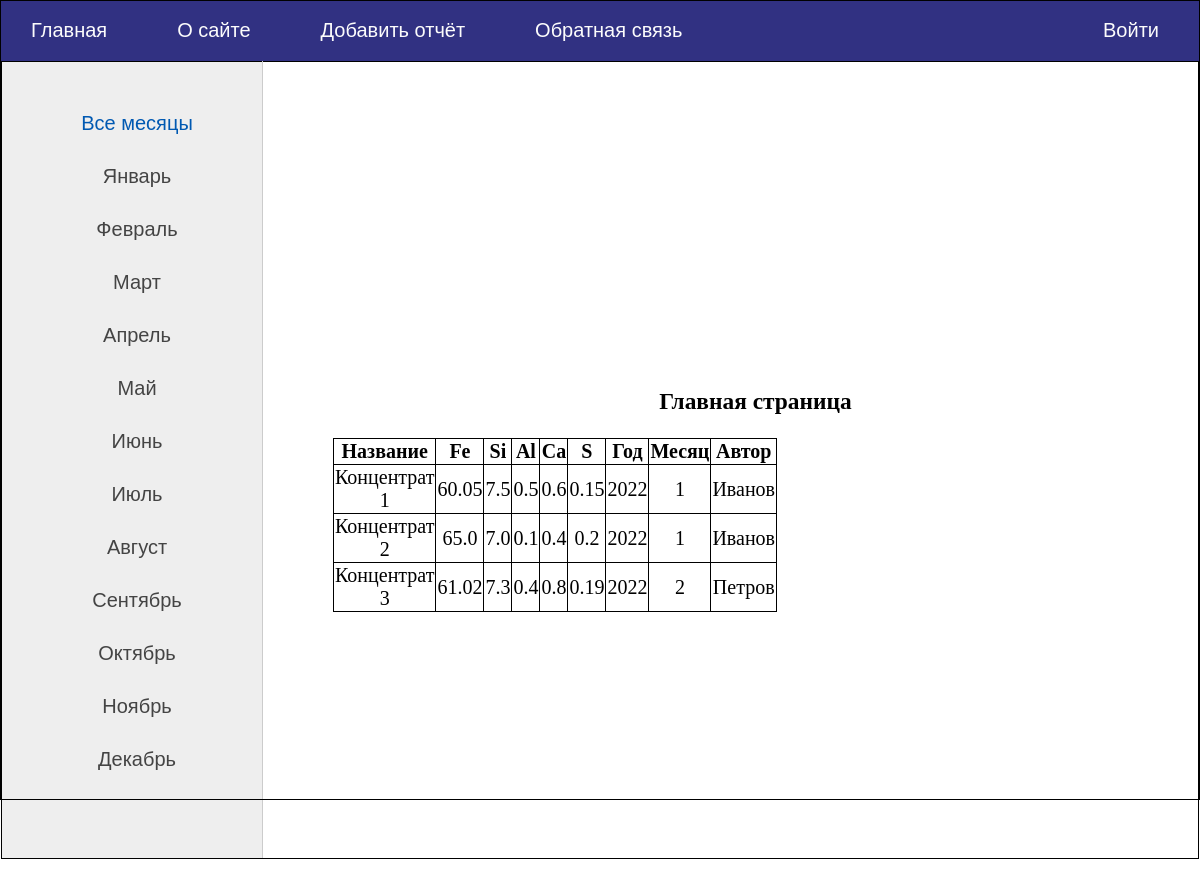
The page / on the database its author committed.
### report/models.py (models this page shows, shortened)
class Report(models.Model):
    title = models.CharField(max_length=255, verbose_name="Наименование сырья")
    component_Fe = models.FloatField(verbose_name="Fe")  # Железо
    component_Si = models.FloatField(verbose_name="Si")  # Кремний
    component_Al = models.FloatField(verbose_name="Al")  # Алюминий
    component_Ca = models.FloatField(verbose_name="Ca")  # Кальций
    component_S = models.FloatField(verbose_name="S")  # Сера
    report_year = models.DecimalField(max_digits=4, decimal_places=0, default=2022, verbose_name='Год')  # Год отчёта
    report_month = models.DecimalField(max_digits=2, decimal_places=0,default=1, verbose_name='Месяц')  # Месяц отчёта
    report_create = models.DateTimeField(auto_now_add=True, verbose_name="Время создания")
    report_update = models.DateTimeField(auto_now=True, verbose_name="Время изменения")
    author_name = models.CharField(max_length=255, default='', verbose_name="Автор")
    class Meta:
        verbose_name = 'Отчёт'
        verbose_name_plural = 'Отчёты'
        ordering = ['title']

### report/views.py (the view)
# urls.py: path('', index, name='home'),
def index(request):
    months_dict = {1: 'Январь',
                   2: 'Февраль',
                   3: 'Март',
                   4: 'Апрель',
                   5: 'Май',
                   6: 'Июнь',
                   7: 'Июль',
                   8: 'Август',
                   9: 'Сентябрь',
                   10: 'Октябрь',
                   11: 'Ноябрь',
                   12: 'Декабрь'}
    reports = Report.objects.all()
    context = {'months_dict': months_dict,
               'reports': reports,
               'menu': menu,
               'title': 'Главная страница',
               'month_id': 0,
               }
    return render(request, 'report/index.html', context=context)

### report/templates/report/index.html (shortened to what this page needs)
{% extends 'report/base.html' %}
{% block content %}
<h3>{{title}} {{month_name}}</h3>
<table style="width:50%">
    <tr>
        <th>Название</th>
        <th>Fe</th>
        <th>Si</th>
        <th>Al</th>
        <th>Ca</th>
        <th>S</th>
        <th>Год</th>
        <th>Месяц</th>
        <th>Автор</th>
    </tr>
    {% for r in reports %}
    <tr>
        <td>{{ r.title }}</td>
        <td>{{ r.component_Fe }}</td>
        <td>{{ r.component_Si }}</td>
        <td>{{ r.component_Al }}</td>
        <td>{{ r.component_Ca }}</td>
        <td>{{ r.component_S }}</td>
        <td>{{ r.report_year }}</td>
        <td>{{ r.report_month }}</td>
        <td>{{ r.author_name }}</td>
    </tr>
    {% endfor %}
</table>
{% endblock %}

### report/static/report/css/styles.css (style rules this page uses)
html, body { font-family: 'Arial'; margin: 0; padding: 0; height: 100%; width: 100%; color: #444; }
.table-page tr { height: 100%; }
table, th, td { border: 1px solid black; border-collapse: collapse; text-align: center; align-content: center; }

### rows shown on the page
Report: title "Концентрат 1", component_Fe "60.05", component_Si "7.5", component_Al "0.5", component_Ca "0.6", component_S "0.15", report_year "2022", report_month "1", author_name "Иванов"
Report: title "Концентрат 2", component_Fe "65.0", component_Si "7.0", component_Al "0.1", component_Ca "0.4", component_S "0.2", report_year "2022", report_month "1", author_name "Иванов"
Report: title "Концентрат 3", component_Fe "61.02", component_Si "7.3", component_Al "0.4", component_Ca "0.8", component_S "0.19", report_year "2022", report_month "2", author_name "Петров"

### other values the page prints
{{ m.title }} "О сайте" "Добавить отчёт" "Обратная связь"
{{ m.title }} "Войти"
{{ name }} "Январь" "Февраль" "Март" "Апрель" "Май" "Июнь" "Июль" "Август" "Сентябрь" "Октябрь" "Ноябрь" "Декабрь"
{{ title }} "Главная страница"
